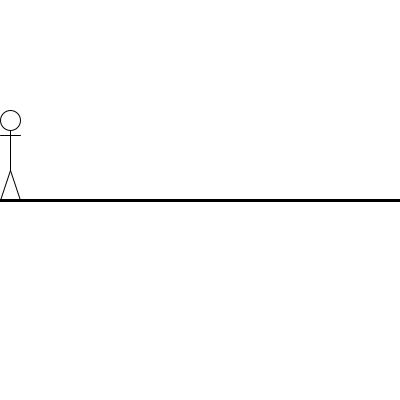
Frame 1 (no input)
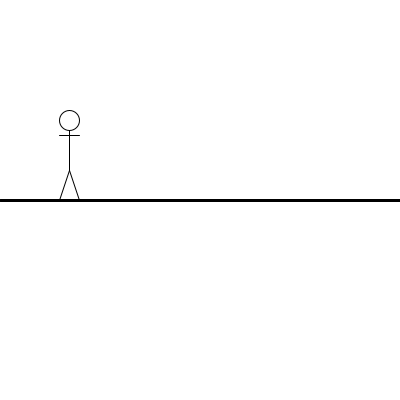
Frame 60 (the mouse pressed at the canvas centre just before this capture)
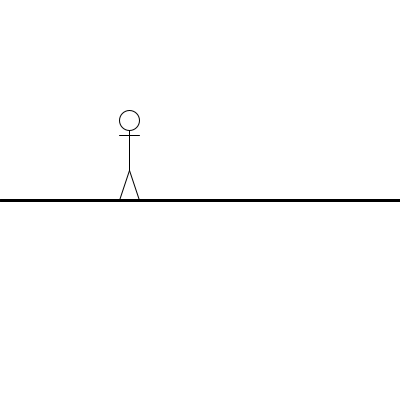
Frame 120 (the mouse held since frame 60 and released just before this capture)

The Processing sketch that drew these frames (run headless with seeded random() and noise(); from frame 60 on, the mouse is pressed at the canvas centre):

// Processing sketch: Stickman
// ── Stickman.pde
int hoge = 10;

void setup(){
  size(400,400);
  background(255,255.255);
  frameRate(60);
}
void draw (){
  background(255);
  
  strokeWeight(3);
  line(0,height/2,width,height/2);
  
  strokeWeight(1);
  ellipse(hoge,120,20,20);
  line(hoge - 10,135,hoge + 10,135);
  line(hoge,130,hoge,170);
  line(hoge,170,hoge - 10,200);
  line(hoge,170,hoge + 10,200);
  
  
  hoge = hoge + 1;
  
}
